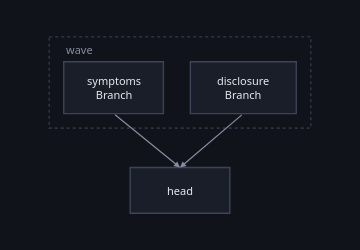

Write notebook code for a chart like this one.
### Markdown cell above
## The architecture, proposed

One branch per channel so that each can be looked at on its own — which is the
point of declaring a graph rather than writing one `nn.Module` — and a head
that joins them.

### Code cell
class Branch(Node):
    """Reads its own channel out of the input and encodes it."""

    def __init__(self, key, depth=4, activation="sigmoid"):
        self.key = key
        self.net = torch.nn.Sequential(
            *[
                m
                for _ in range(depth)
                for m in (
                    torch.nn.Linear(WIDTH, WIDTH),
                    {"sigmoid": torch.nn.Sigmoid(), "gelu": torch.nn.GELU()}[activation],
                )
            ]
        )

    def forward(self, said, ctx):
        return Opaque(self.net(said[self.key]))

    def parameters(self):
        return list(self.net.parameters())


class Head(Node):
    def __init__(self, squeeze=WIDTH):
        self.down = torch.nn.Linear(2 * WIDTH, squeeze)
        self.up = torch.nn.Linear(squeeze, OUT)

    def forward(self, said, ctx):
        joined = torch.cat(list(said.values()), dim=1)
        return Opaque(self.up(torch.relu(self.down(joined))))

    def parameters(self):
        return list(self.down.parameters()) + list(self.up.parameters())


def built(depth=4, activation="sigmoid", squeeze=WIDTH):
    return Graph.somatize(
        (
            Branch("symptoms", depth, activation).named("symptoms")
            | Branch("disclosure", depth, activation).named("disclosure")
        )
        >> Head(squeeze).named("head")
    )


first = built()
first.figure(inside=architecture(first, DATA[0][0]))

### Figure 1 — Plotly figure (JSON) as saved in the notebook; plotly's stock layout.template omitted (floating-point values rounded to 4 significant figures)
{"data": [{"hoverinfo": "text", "hovertext": ["<b>symptoms</b><br>class: Branch<br>device: cpu", "<b>disclosure</b><br>class: Branch<br>device: cpu", "<b>head</b><br>class: Head<br>device: cpu"], "marker": {"opacity": 0, "size": 1}, "mode": "markers", "showlegend": false, "type": "scatter", "x": [62.0, 187.0, 126.0], "y": [49.0, 49.0, 148.0]}], "layout": {"annotations": [{"align": "left", "font": {"color": "#868ea3", "family": "system-ui, -apple-system, Segoe UI, Roboto, sans-serif", "size": 11}, "showarrow": false, "text": "wave", "x": 14.0, "xanchor": "left", "y": 12.0, "yanchor": "middle"}, {"align": "center", "font": {"color": "#e7e9ef", "family": "system-ui, -apple-system, Segoe UI, Roboto, sans-serif", "size": 11}, "showarrow": false, "text": "symptoms<br>Branch", "x": 62.0, "xanchor": "center", "y": 49.0, "yanchor": "middle"}, {"align": "center", "font": {"color": "#e7e9ef", "family": "system-ui, -apple-system, Segoe UI, Roboto, sans-serif", "size": 11}, "showarrow": false, "text": "disclosure<br>Branch", "x": 187.0, "xanchor": "center", "y": 49.0, "yanchor": "middle"}, {"align": "center", "font": {"color": "#e7e9ef", "family": "system-ui, -apple-system, Segoe UI, Roboto, sans-serif", "size": 11}, "showarrow": false, "text": "head", "x": 126.0, "xanchor": "center", "y": 148.0, "yanchor": "middle"}, {"arrowcolor": "#868ea3", "arrowhead": 2, "arrowsize": 1, "arrowwidth": 1.2, "ax": 62.0, "axref": "x", "ay": 74.0, "ayref": "y", "showarrow": true, "text": "", "x": 126.0, "xref": "x", "y": 126.0, "yref": "y"}, {"arrowcolor": "#868ea3", "arrowhead": 2, "arrowsize": 1, "arrowwidth": 1.2, "ax": 187.0, "axref": "x", "ay": 74.0, "ayref": "y", "showarrow": true, "text": "", "x": 126.0, "xref": "x", "y": 126.0, "yref": "y"}], "font": {"color": "#e7e9ef", "family": "system-ui, -apple-system, Segoe UI, Roboto, sans-serif", "size": 12}, "height": 250.0, "hoverlabel": {"align": "left", "bgcolor": "#1a1e28", "bordercolor": "#2c3242", "font": {"color": "#e7e9ef", "family": "system-ui, -apple-system, Segoe UI, Roboto, sans-serif"}}, "legend": {"bgcolor": "rgba(0,0,0,0)", "font": {"color": "#868ea3"}, "orientation": "h", "x": 1, "xanchor": "right", "y": 1.02, "yanchor": "bottom"}, "margin": {"b": 16, "l": 16, "r": 16, "t": 16}, "paper_bgcolor": "#101319", "plot_bgcolor": "#101319", "shapes": [{"fillcolor": "rgba(0,0,0,0)", "layer": "below", "line": {"color": "#2c3242", "dash": "dot", "width": 1.6}, "type": "rect", "x0": 0.0, "x1": 252.0, "y0": 0.0, "y1": 88.0}, {"fillcolor": "#1a1e28", "layer": "below", "line": {"color": "#3d4459", "width": 1.4}, "type": "rect", "x0": 14.0, "x1": 110.0, "y0": 24.0, "y1": 74.0}, {"fillcolor": "#1a1e28", "layer": "below", "line": {"color": "#3d4459", "width": 1.4}, "type": "rect", "x0": 136.0, "x1": 238.0, "y0": 24.0, "y1": 74.0}, {"fillcolor": "#1a1e28", "layer": "below", "line": {"color": "#3d4459", "width": 1.4}, "type": "rect", "x0": 78.0, "x1": 174.0, "y0": 126.0, "y1": 170.0}], "width": 360, "xaxis": {"range": [-20, 272.0], "visible": false}, "yaxis": {"range": [190.0, -20], "scaleanchor": "x", "visible": false}}}
